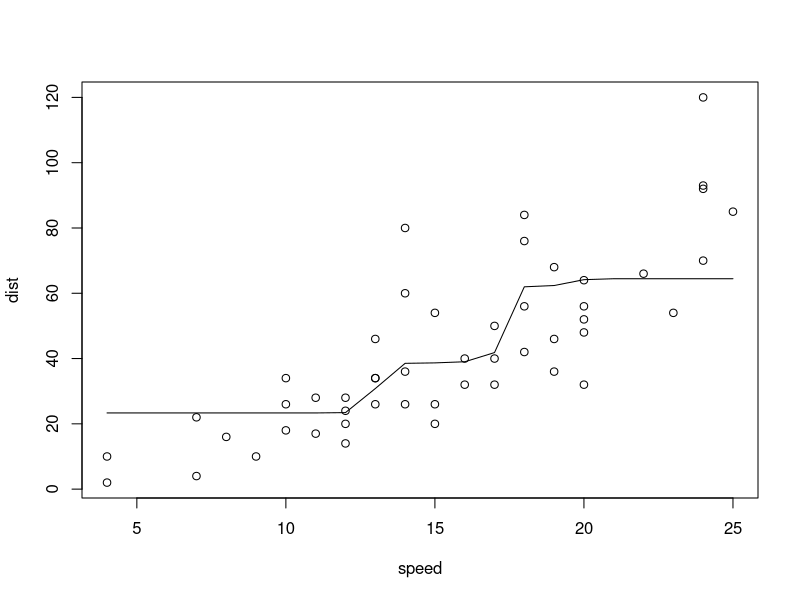
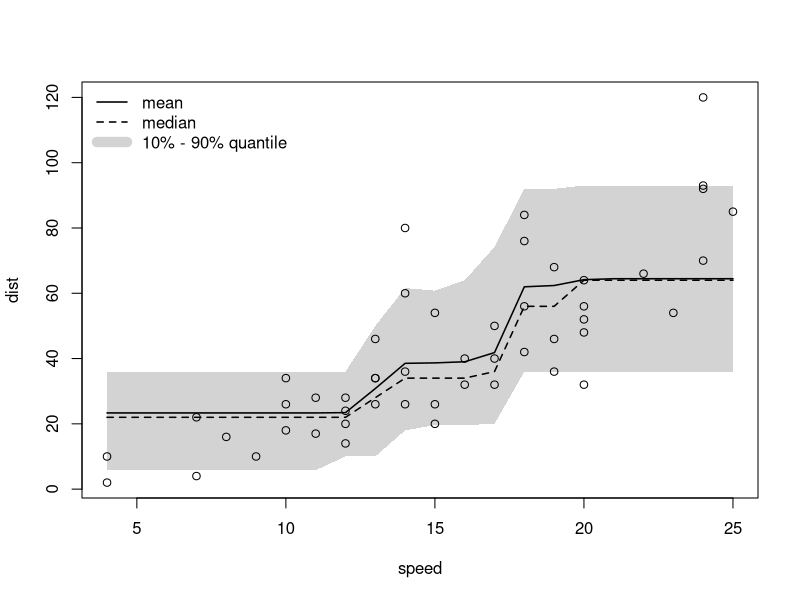
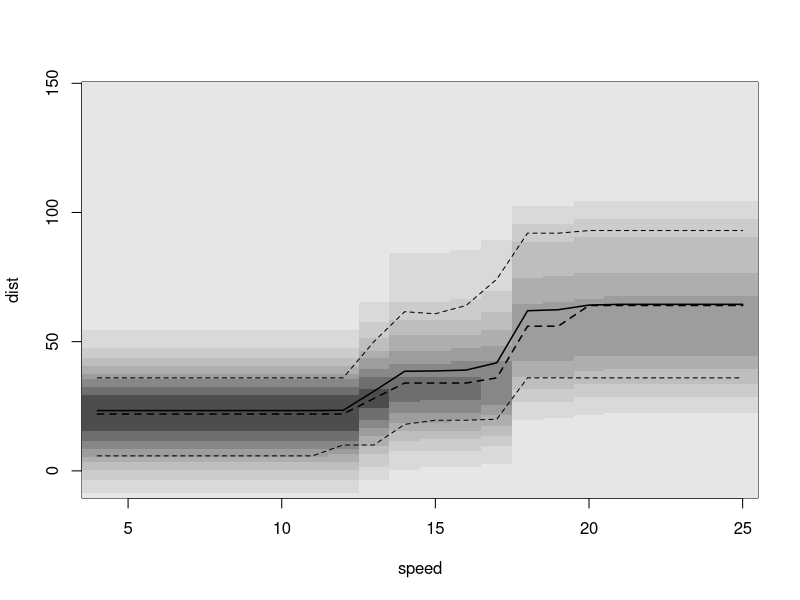

Write the R code that produced these figures, in order.
library(partykit)


### Name: cforest
### Title: Conditional Random Forests
### Aliases: cforest gettree gettree.cforest predict.cforest
### Keywords: tree

### ** Examples

## basic example: conditional inference forest for cars data
cf <- cforest(dist ~ speed, data = cars)

## prediction of fitted mean and visualization
nd <- data.frame(speed = 4:25)
nd$mean  <- predict(cf, newdata = nd, type = "response")
plot(dist ~ speed, data = cars)
lines(mean ~ speed, data = nd)

## predict quantiles (aka quantile regression forest)
myquantile <- function(y, w) quantile(rep(y, w), probs = c(0.1, 0.5, 0.9))
p <- predict(cf, newdata = nd, type = "response", FUN = myquantile)
colnames(p) <- c("lower", "median", "upper")
nd <- cbind(nd, p)

## visualization with conditional (on speed) prediction intervals
plot(dist ~ speed, data = cars, type = "n")
with(nd, polygon(c(speed, rev(speed)), c(lower, rev(upper)),
  col = "lightgray", border = "transparent"))
points(dist ~ speed, data = cars)
lines(mean ~ speed, data = nd, lwd = 1.5)
lines(median ~ speed, data = nd, lty = 2, lwd = 1.5)
legend("topleft", c("mean", "median", "10% - 90% quantile"),
  lwd = c(1.5, 1.5, 10), lty = c(1, 2, 1),
  col = c("black", "black", "lightgray"), bty = "n")

### we may also use predicted conditional (on speed) densities
mydensity <- function (y, w) approxfun(density(y, weights = w/sum(w))[1:2], rule = 2)
pd <- predict(cf, newdata = nd, type = "response", FUN = mydensity)

## visualization in heatmap (instead of scatterplot)
## with fitted curves as above
dist <- -10:150
dens <- t(sapply(seq_along(pd), function(i) pd[[i]](dist)))
image(nd$speed, dist, dens, xlab = "speed", col = rev(gray.colors(9)))
lines(mean ~ speed, data = nd, lwd = 1.5)
lines(median ~ speed, data = nd, lty = 2, lwd = 1.5)
lines(lower ~ speed, data = nd, lty = 2)
lines(upper ~ speed, data = nd, lty = 2)

## Not run: 
##D 
##D ### honest (i.e., out-of-bag) cross-classification of
##D ### true vs. predicted classes
##D data("mammoexp", package = "TH.data")
##D table(mammoexp$ME, predict(cforest(ME ~ ., data = mammoexp, ntree = 50),
##D                            OOB = TRUE, type = "response"))
##D 
##D ### fit forest to censored response
##D if (require("TH.data") && require("survival")) {
##D 
##D     data("GBSG2", package = "TH.data")
##D     bst <- cforest(Surv(time, cens) ~ ., data = GBSG2, ntree = 50)
##D 
##D     ### estimate conditional Kaplan-Meier curves
##D     print(predict(bst, newdata = GBSG2[1:2,], OOB = TRUE, type = "prob"))
##D 
##D     print(gettree(bst))
##D }
## End(Not run)
